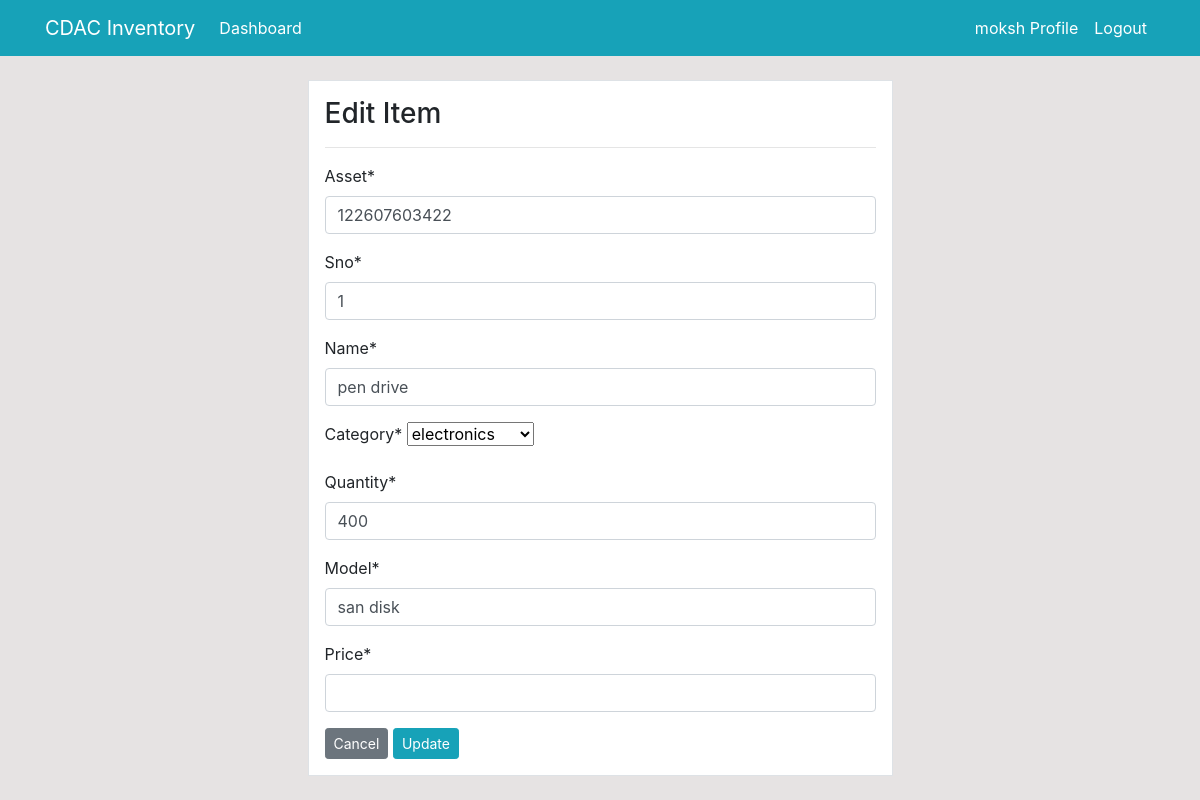
The page /product/update/20/ (signed in) on the database as committed earlier.
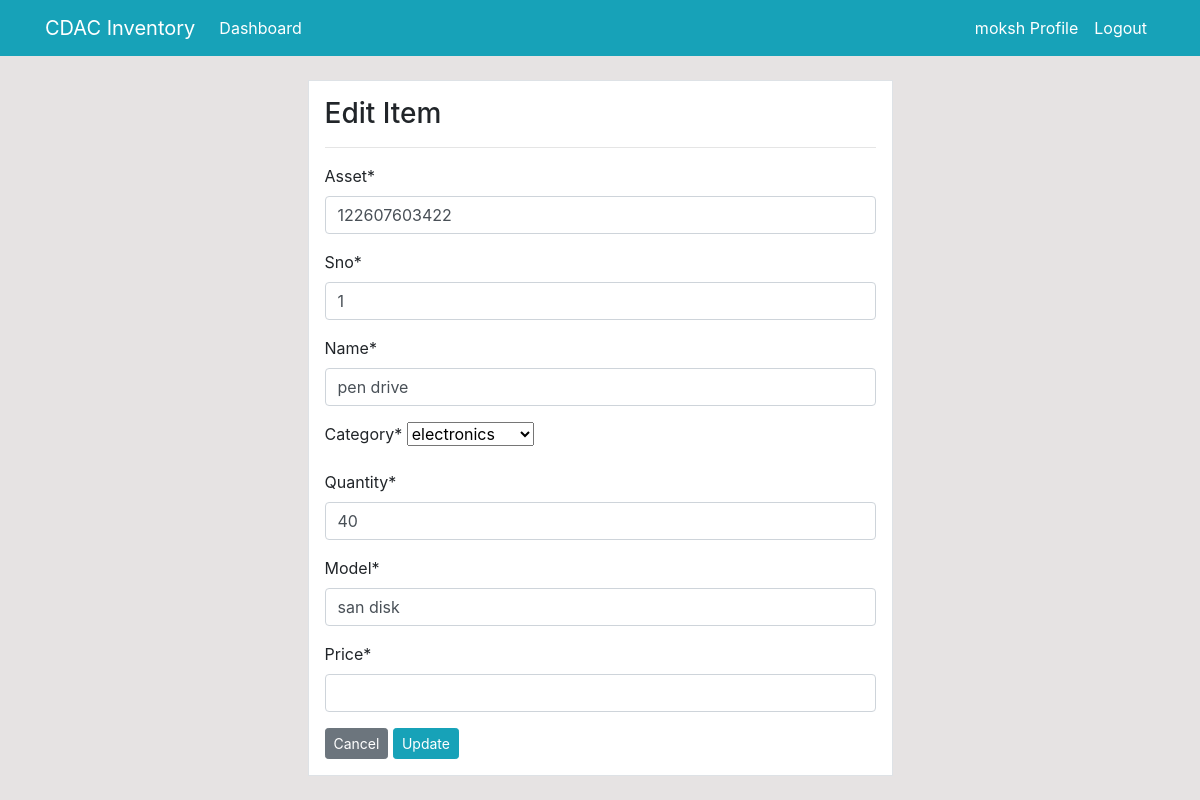
The same page on the database as committed later.
### dashboard/models.py (models this page shows, shortened)
class Product(models.Model):
    asset=models.CharField(max_length=30,null=True)
    sno=models.CharField(max_length=15,null=True)
    name=models.CharField(max_length=100,null=True)
    category=models.CharField(max_length=20,choices=category,null=True)
    quantity=models.PositiveIntegerField(null=True)
    model=models.CharField(max_length=300,null=True)
    barcode=models.ImageField(upload_to='images/',null=True)
    price=models.PositiveIntegerField(null=True)
    class Meta:
        verbose_name_plural='Product'

### dashboard/views.py (the view)
# urls.py: path('product/update/<int:pk>/',views.product_update,name='dashboard-product-update'),
@login_required
def product_update(request,pk):
    item=Product.objects.get(id=pk)
    if request.method=='POST':
        form=ProductForm(request.POST,instance=item)
        if form.is_valid():
            form.save()
            return redirect('dashboardproduct')
    else:
        form=ProductForm(instance=item)
    context={
        'form':form
    }
    return render(request,'dashboard/product_update.html',context)

### dashboard/forms.py
class ProductForm(forms.ModelForm):
    class Meta:
        model=Product
        fields=['asset','sno','name','category','quantity','model','price']

### template/dashboard/product_update.html (shortened to what this page needs)
{% extends 'partials/base.html' %}
{% load crispy_forms_tags %}
{% block content %}
<div class="row my-4">
    <div class="col-md-6 offset-md-3">
        <div class="border p-3 bg-white">
            <h3>Edit Item</h3>
            <hr>
            <form method="POST">
                {{ form|crispy }}
                <a class="btn btn-secondary btn-sm" href="{% url 'dashboardproduct' %}">Cancel</a>
                <input class="btn btn-info btn-sm" type="submit" value="Update">
            </form>
        </div>
    </div>
</div>
{% endblock %}

Rows that differ between the two databases and show on the page:
changed Product "pen drive": quantity "400" → "40"
